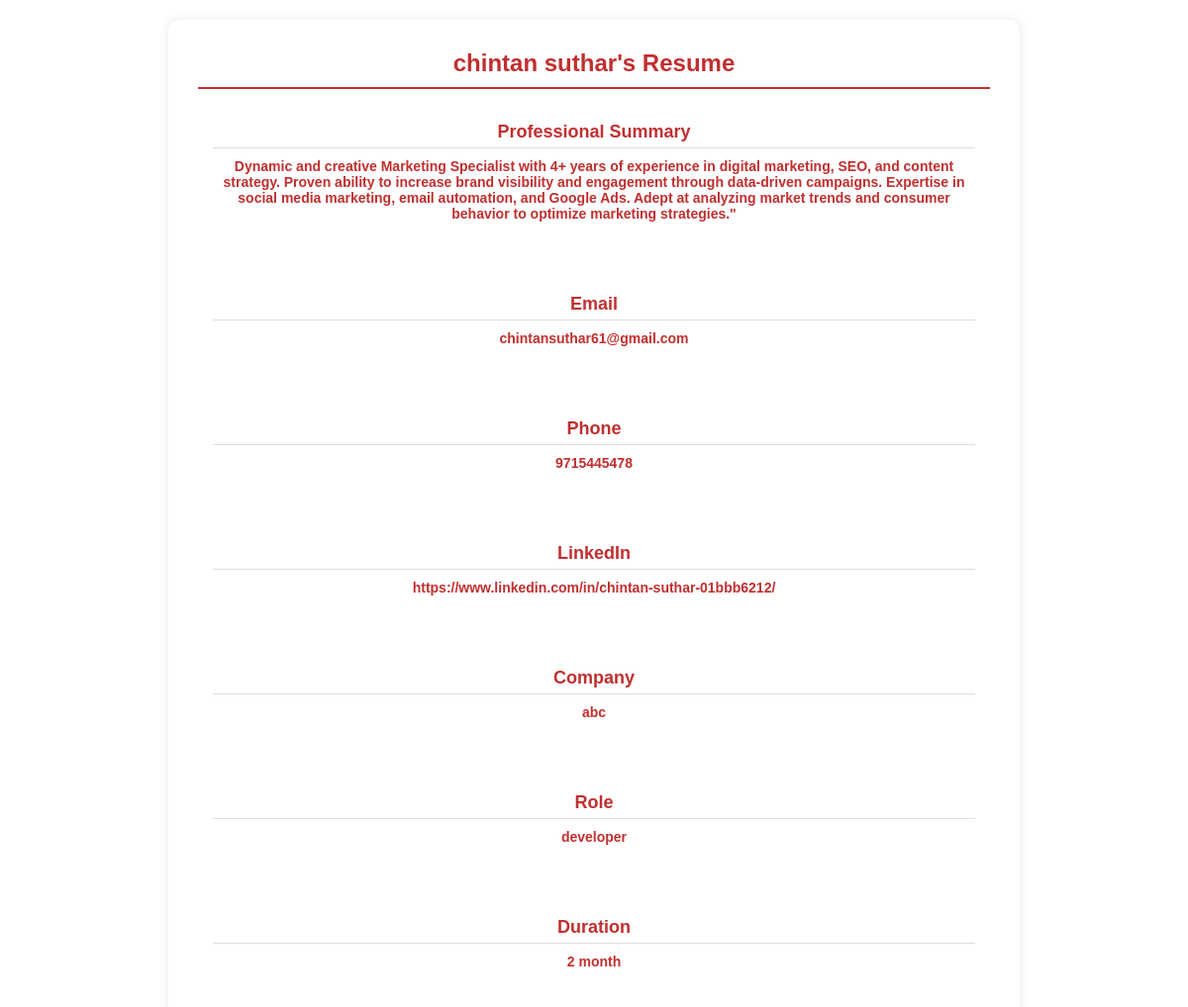
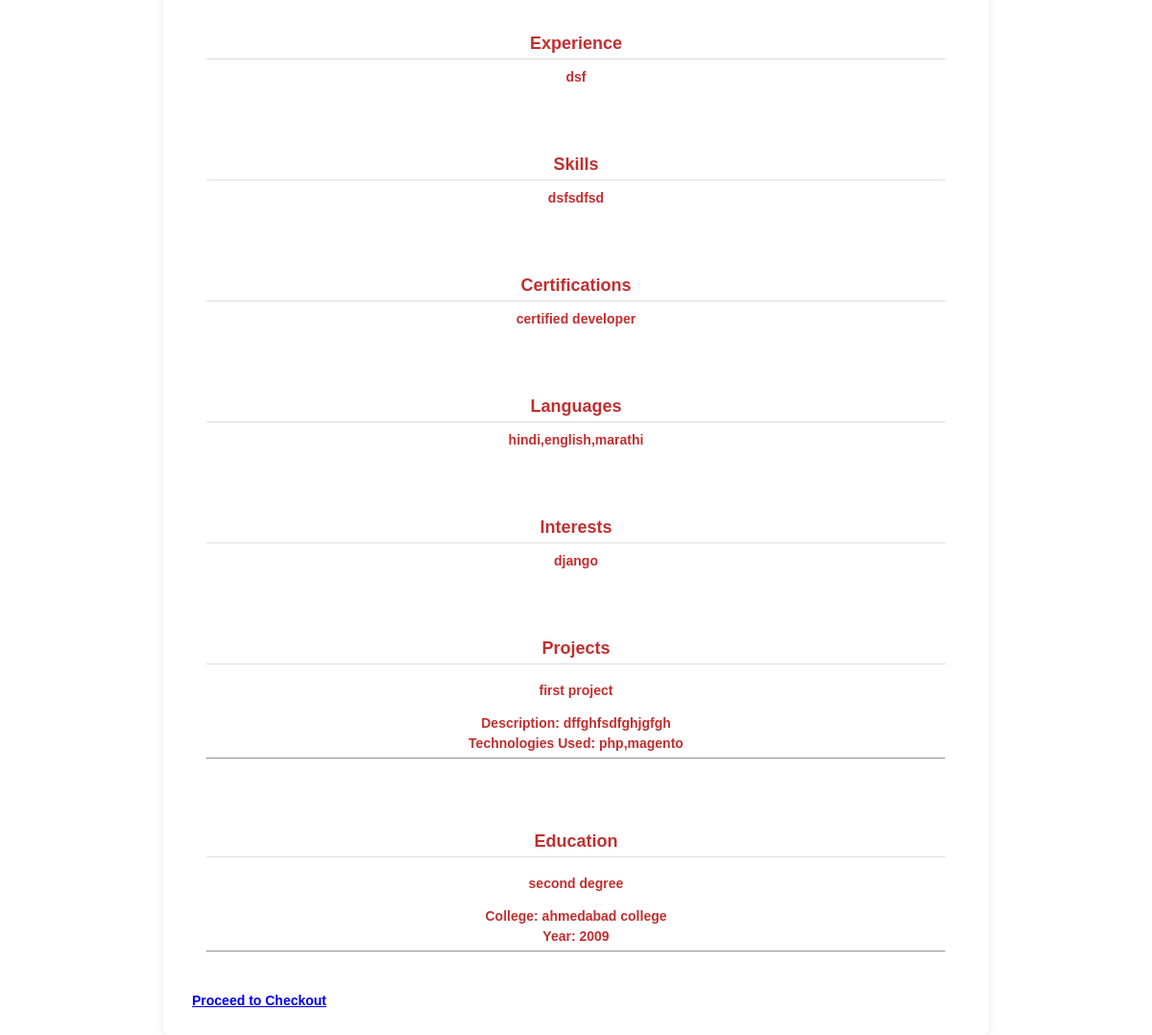
Screenshot of /resumes/preview_template/20/ (signed in) with the database file from the repository (2 pictures, top to bottom).
### resumes/models.py (models this page shows, shortened)
class Resume(models.Model):
    user = models.ForeignKey(User, on_delete=models.CASCADE)
    template = models.ForeignKey(ResumeTemplate, on_delete=models.CASCADE,null=True)
    data = models.JSONField(default=dict,null=True)  # Make sure it's a JSONField to store the dictionary
    profile_photo = models.ImageField(upload_to='profile_photos/', null=True, blank=True)  # ✅ Add this

### resumes/views.py (the view)
# urls.py: path('preview_template/<int:resume_id>/', views.preview_resume, name='preview_resume'),
@login_required
def preview_resume(request, resume_id):
    resume = get_object_or_404(Resume, id=resume_id, user=request.user)
    allowed_template_ids = {1, 2,3 ,4,5,6}
    template_id = resume.template.id if resume.template.id in allowed_template_ids else 1  # Default to template_1
    print(f"DEBUG: Selected Template ID: {template_id}")
    profile_photo_url = resume.profile_photo.url if resume.profile_photo else None
    template_filename = f"resume/preview_template_{template_id}.html"
    return render(request, template_filename, {"resume": resume,"profile_photo": profile_photo_url})

### resumes/templates/resume/preview_template_1.html (shortened to what this page needs)
<!DOCTYPE html>
<html lang="en">
<head>
</head>
<body>
    <div class="resume-container">
        <div class="header">{{ resume.data.full_name|default:"Your Name" }}'s Resume</div>
        {% if resume.data.professional_summary %}<div class="section"><h3>Professional Summary</h3><p>{{ resume.data.professional_summary }}</p></div>{% endif %}
        {% if resume.data.email %}<div class="section"><h3>Email</h3><p>{{ resume.data.email }}</p></div>{% endif %}
        {% if resume.data.phone %}<div class="section"><h3>Phone</h3><p>{{ resume.data.phone }}</p></div>{% endif %}
        {% if resume.data.linkedin %}<div class="section"><h3>LinkedIn</h3><p>{{ resume.data.linkedin }}</p></div>{% endif %}
        {% if resume.data.company_name %}<div class="section"><h3>Company</h3><p>{{ resume.data.company_name }}</p></div>{% endif %}
        {% if resume.data.role %}<div class="section"><h3>Role</h3><p>{{ resume.data.role }}</p></div>{% endif %}
        {% if resume.data.duration %}<div class="section"><h3>Duration</h3><p>{{ resume.data.duration }}</p></div>{% endif %}
        {% if resume.data.experience %}<div class="section"><h3>Experience</h3><p>{{ resume.data.experience }}</p></div>{% endif %}
        {% if resume.data.skills %}<div class="section"><h3>Skills</h3><p>{{ resume.data.skills }}</p></div>{% endif %}
        {% if resume.data.certifications %}<div class="section"><h3>Certifications</h3><p>{{ resume.data.certifications }}</p></div>{% endif %}
        {% if resume.data.languages %}<div class="section"><h3>Languages</h3><p>{{ resume.data.languages }}</p></div>{% endif %}
        {% if resume.data.interest %}<div class="section"><h3>Interests</h3><p>{{ resume.data.interest }}</p></div>{% endif %}
        {% if resume.data.projects|length > 0 %}
        <div class="section"><h3>Projects</h3>
            {% for project in resume.data.projects %}
            <div class="project-item">
                <h4>{{ project.name }}</h4>
                <p><strong>Description:</strong> {{ project.description }}</p>
                <p><strong>Technologies Used:</strong> {{ project.technologies }}</p>
            </div>
            <hr>
            {% endfor %}
        </div>
        {% endif %}
        {% if resume.data.education|length > 0 %}
        <div class="section"><h3>Education</h3>
            {% for edu in resume.data.education %}
            <div class="education-item">
                <h4>{{ edu.degree }}</h4>
                <p><strong>College:</strong> {{ edu.college }}</p>
                <p><strong>Year:</strong> {{ edu.year }}</p>
            </div>
            <hr>
            {% endfor %}
        </div>
        {% endif %}
    <a href="{% url 'checkout_page' resume.id%}">Proceed to Checkout</a>
    </div>
</body>
</html>

### rows the page displays
Resume: data.full_name "chintan suthar", data.professional_summary "Dynamic and creative Marketing Specialist with 4+ years of experience in digital marketing, SEO, and content strategy. Proven ability to increase brand visibility and engagement through data-driven campaigns. Expertise in social media marketing, email automation, and Google Ads. Adept at analyzing market trends and consumer behavior to optimize marketing strategies.\"", data.email "chintansuthar61@gmail.com", data.phone "9715445478", data.linkedin "https://www.linkedin.com/in/chintan-suthar-01bbb6212/", data.company_name "abc", data.role "developer", data.duration "2 month", data.experience "dsf", data.skills "dsfsdfsd", data.certifications "certified developer", data.languages "hindi,english,marathi", data.interest "django"

### other values shown
{{ project.name }} "first project"
{{ project.description }} "dffghfsdfghjgfgh"
{{ project.technologies }} "php,magento"
{{ edu.degree }} "second degree"
{{ edu.college }} "ahmedabad college"
{{ edu.year }} "2009"
